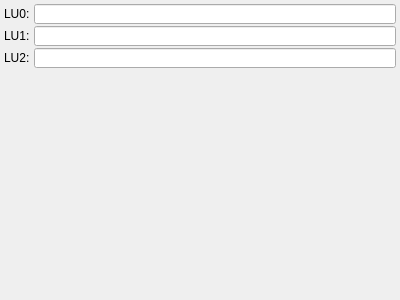
<?xml version="1.0" encoding="UTF-8"?>
<ui version="4.0">
 <class>UfsWidget</class>
 <widget class="QWidget" name="UfsWidget">
  <property name="geometry">
   <rect>
    <x>0</x>
    <y>0</y>
    <width>400</width>
    <height>300</height>
   </rect>
  </property>
  <property name="windowTitle">
   <string>Form</string>
  </property>
  <layout class="QFormLayout" name="formLayout">
   <property name="horizontalSpacing">
    <number>4</number>
   </property>
   <property name="verticalSpacing">
    <number>2</number>
   </property>
   <property name="leftMargin">
    <number>4</number>
   </property>
   <property name="topMargin">
    <number>4</number>
   </property>
   <property name="rightMargin">
    <number>4</number>
   </property>
   <property name="bottomMargin">
    <number>4</number>
   </property>
   <item row="0" column="0">
    <widget class="QLabel" name="label_lu0">
     <property name="text">
      <string>LU0:</string>
     </property>
     <property name="font">
      <font>
       <pointsize>9</pointsize>
      </font>
     </property>
    </widget>
   </item>
   <item row="0" column="1">
    <widget class="QLineEdit" name="lineEdit_lu0">
     <property name="readOnly">
      <bool>true</bool>
     </property>
     <property name="font">
      <font>
       <pointsize>9</pointsize>
      </font>
     </property>
     <property name="styleSheet">
      <string notr="true">padding: 1px 4px;</string>
     </property>
    </widget>
   </item>
   <item row="1" column="0">
    <widget class="QLabel" name="label_lu1">
     <property name="text">
      <string>LU1:</string>
     </property>
     <property name="font">
      <font>
       <pointsize>9</pointsize>
      </font>
     </property>
    </widget>
   </item>
   <item row="1" column="1">
    <widget class="QLineEdit" name="lineEdit_lu1">
     <property name="readOnly">
      <bool>true</bool>
     </property>
     <property name="font">
      <font>
       <pointsize>9</pointsize>
      </font>
     </property>
     <property name="styleSheet">
      <string notr="true">padding: 1px 4px;</string>
     </property>
    </widget>
   </item>
   <item row="2" column="0">
    <widget class="QLabel" name="label_lu2">
     <property name="text">
      <string>LU2:</string>
     </property>
     <property name="font">
      <font>
       <pointsize>9</pointsize>
      </font>
     </property>
    </widget>
   </item>
   <item row="2" column="1">
    <widget class="QLineEdit" name="lineEdit_lu2">
     <property name="readOnly">
      <bool>true</bool>
     </property>
     <property name="font">
      <font>
       <pointsize>9</pointsize>
      </font>
     </property>
     <property name="styleSheet">
      <string notr="true">padding: 1px 4px;</string>
     </property>
    </widget>
   </item>
  </layout>
 </widget>
 <resources/>
 <connections/>
</ui>
